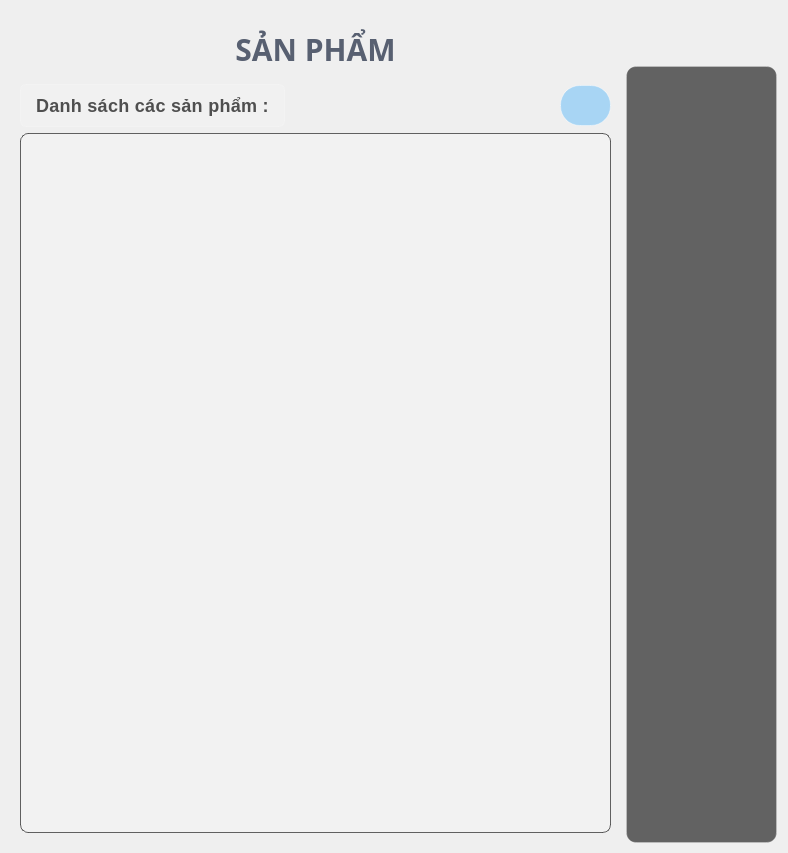
         <widget class="QWidget" name="product_widget">
          <layout class="QGridLayout" name="gridLayout_5">
           <item row="0" column="0">
            <layout class="QGridLayout" name="gridLayout_4">
             <item row="0" column="0">
              <widget class="QWidget" name="widget_7" native="true">
               <property name="minimumSize">
                <size>
                 <width>591</width>
                 <height>721</height>
                </size>
               </property>
               <property name="styleSheet">
                <string notr="true"/>
               </property>
               <layout class="QGridLayout" name="gridLayout_6">
                <item row="0" column="0">
                 <layout class="QVBoxLayout" name="verticalLayout_9">
                  <item>
                   <widget class="QLabel" name="label_9">
                    <property name="minimumSize">
                     <size>
                      <width>271</width>
                      <height>51</height>
                     </size>
                    </property>
                    <property name="font">
                     <font>
                      <family>Segoe UI,Montserrat,sans-serif</family>
                      <pointsize>-1</pointsize>
                      <weight>75</weight>
                      <bold>true</bold>
                     </font>
                    </property>
                    <property name="styleSheet">
                     <string notr="true">QLabel {
    color: rgba(60, 70, 90, 0.85); /* Màu chữ xanh đậm sang trọng thay cho nâu vintage */
    font-family: &quot;Segoe UI&quot;, &quot;Montserrat&quot;, sans-serif; /* Font hiện đại thay cho Times New Roman */
    font-weight: bold; /* Giữ nguyên độ đậm */
    font-size: 30px; /* Giữ nguyên kích thước */
    padding: 8px; /* Giữ nguyên padding */
    
    text-align: center; /* Giữ nguyên căn giữa */
    
    /* Thêm các hiệu ứng glassmorphism */

}
</string>
                    </property>
                    <property name="text">
                     <string>SẢN PHẨM</string>
                    </property>
                    <property name="alignment">
                     <set>Qt::AlignCenter</set>
                    </property>
                   </widget>
                  </item>
                  <item>
                   <layout class="QHBoxLayout" name="horizontalLayout_7">
                    <item>
                     <widget class="QLabel" name="label_15">
                      <property name="styleSheet">
                       <string notr="true">QLabel {
    color: rgba(50, 50, 50, 0.85); /* Màu chữ đậm nhưng hơi trong suốt */
    font-family: &quot;Segoe UI&quot;, &quot;Roboto&quot;, sans-serif; /* Font hiện đại */
    font-weight: 500; /* Độ đậm vừa phải */
    font-size: 18px; /* Kích thước phù hợp */
    padding: 10px;
    letter-spacing: 0.3px; /* Tăng khoảng cách chữ nhẹ */
    
    text-align: center;
    background-color: rgba(255, 255, 255, 0.1); /* Nền trắng trong suốt */
    border-radius: 6px; /* Bo góc */
    backdrop-filter: blur(5px); /* Hiệu ứng blur đặc trưng của glassmorphism */
    box-shadow: 0 2px 8px rgba(0, 0, 0, 0.07); /* Đổ bóng tinh tế */
    border: 1px solid rgba(255, 255, 255, 0.18); /* Viền trắng trong suốt */
}
</string>
                      </property>
                      <property name="text">
                       <string>Danh sách các sản phẩm :</string>
                      </property>
                     </widget>
                    </item>
                    <item>
                     <spacer name="horizontalSpacer_5">
                      <property name="orientation">
                       <enum>Qt::Horizontal</enum>
                      </property>
                      <property name="sizeHint" stdset="0">
                       <size>
                        <width>208</width>
                        <height>20</height>
                       </size>
                      </property>
                     </spacer>
                    </item>
                    <item>
                     <widget class="QPushButton" name="loc_btn">
                      <property name="minimumSize">
                       <size>
                        <width>51</width>
                        <height>41</height>
                       </size>
                      </property>
                      <property name="styleSheet">
                       <string notr="true">QPushButton {
    background-color: rgba(0, 150, 255, 0.3); /* Nền xanh trong suốt */
    color: white;
    font-weight: bold;
    font-size: 14px;
    border-radius: 20px;

    
    /* Viền sáng */
    border: 1.5px solid rgba(255, 255, 255, 0.4);
    
    /* Đổ bóng - QSS hỗ trợ giới hạn */
    border-style: outset;
    border-width: 1px;
    
    /* Gradient xanh */
}

QPushButton:hover {
    background-color: rgba(30, 170, 255, 0.5); /* Xanh sáng hơn khi hover */
    border: 1.5px solid rgba(255, 255, 255, 0.6);
}

QPushButton:pressed {
    background-color: rgba(0, 120, 200, 0.4);
    border: 1.5px solid rgba(255, 255, 255, 0.3);
    padding-top: 9px; /* Tạo hiệu ứng nhấn xuống */
    padding-left: 17px;
}
</string>
                      </property>
                      <property name="text">
                       <string/>
                      </property>
                      <property name="icon">
                       <iconset resource="resource.qrc">
                        <normaloff>:/icons/icon/filled-filter-xxl.png</normaloff>:/icons/icon/filled-filter-xxl.png</iconset>
                      </property>
                     </widget>
                    </item>
                   </layout>
                  </item>
                 </layout>
                </item>
                <item row="1" column="0">
                 <widget class="QWidget" name="sheet_sanPham" native="true">
                  <property name="minimumSize">
                   <size>
                    <width>591</width>
                    <height>700</height>
                   </size>
                  </property>
                  <property name="styleSheet">
                   <string notr="true">#sheet_sanPham {
    border: 1px solid rgba(60, 60, 60, 0.8); /* Viền mỏng màu xám đậm */
    border-radius: 8px; /* Bo góc mềm mại hơn */
    box-shadow: 0 2px 10px rgba(0, 0, 0, 0.15); /* Thêm đổ bóng nhẹ */
    background-color: rgba(245, 245, 245, 0.5); /* Nền trắng đục nhẹ */
    padding: 2px; /* Thêm padding nhỏ */
}
</string>
                  </property>
                 </widget>
                </item>
               </layout>
              </widget>
             </item>
             <item row="0" column="1">
              <widget class="QWidget" name="thanh_toan_widget" native="true">
               <property name="minimumSize">
                <size>
                 <width>151</width>
                 <height>777</height>
                </size>
               </property>
               <property name="maximumSize">
                <size>
                 <width>151</width>
                 <height>721</height>
                </size>
               </property>
               <property name="styleSheet">
                <string notr="true">/* Tổng thể QWidget với phong cách Glassmorphism */
QWidget {
    background-color: rgba(40, 40, 40, 180); /* Nền đen mờ */
    border: 1px solid rgba(255, 255, 255, 0.2); /* Viền trắng mờ nhẹ */
    border-radius: 10px; /* Bo góc */
    color: #ffffff; /* Chữ trắng */
    font-family: &quot;Arial&quot;, sans-serif;
    font-size: 14px;
}

/* Header giả lập (nếu dùng QLabel làm tiêu đề) */
QLabel.header {
    background-color: rgba(30, 30, 30, 180);
    color: #ffffff;
    padding: 8px;
    border: none;
    border-bottom: 1px solid rgba(255, 255, 255, 0.2);
    font-weight: bold;
}

/* Hover cho các nút hoặc nhãn */
QPushButton:hover, QLabel:hover {
    background-color: rgba(255, 255, 255, 0.1);
    transition: background-color 0.3s ease;
}

/* Hiệu ứng chọn (ví dụ cho QPushButton khi dùng checked hoặc active state) */
QPushButton:checked {
    background-color: rgba(66, 165, 245, 0.4);
    color: #ffffff;
}

/* Thanh cuộn dọc */
QScrollBar:vertical {
    background: rgba(0, 0, 0, 0.3);
    width: 10px;
    border-radius: 5px;
}
QScrollBar::handle:vertical {
    background: qlineargradient(
        x1:0, y1:0, x2:0, y2:1,
        stop:0 rgba(66, 165, 245, 0.6),
        stop:1 rgba(30, 136, 229, 0.6)
    );
    border-radius: 5px;
}
QScrollBar::handle:vertical:hover {
    background: qlineargradient(
        x1:0, y1:0, x2:0, y2:1,
        stop:0 rgba(100, 181, 246, 0.7),
        stop:1 rgba(66, 165, 245, 0.7)
    );
    transition: background 0.3s ease;
}
QScrollBar::add-line:vertical,
QScrollBar::sub-line:vertical,
QScrollBar::add-page:vertical,
QScrollBar::sub-page:vertical {
    background: none;
}

/* Thanh cuộn ngang */
QScrollBar:horizontal {
    background: rgba(0, 0, 0, 0.3);
    height: 10px;
    border-radius: 5px;
}
QScrollBar::handle:horizontal {
    background: qlineargradient(
        x1:0, y1:0, x2:1, y2:0,
        stop:0 rgba(66, 165, 245, 0.6),
        stop:1 rgba(30, 136, 229, 0.6)
    );
    border-radius: 5px;
}
QScrollBar::handle:horizontal:hover {
    background: qlineargradient(
        x1:0, y1:0, x2:1, y2:0,
        stop:0 rgba(100, 181, 246, 0.7),
        stop:1 rgba(66, 165, 245, 0.7)
    );
    transition: background 0.3s ease;
}
QScrollBar::add-line:horizontal,
QScrollBar::sub-line:horizontal,
QScrollBar::add-page:horizontal,
QScrollBar::sub-page:horizontal {
    background: none;
}
</string>
               </property>
              </widget>
             </item>
            </layout>
           </item>
          </layout>
         </widget>
